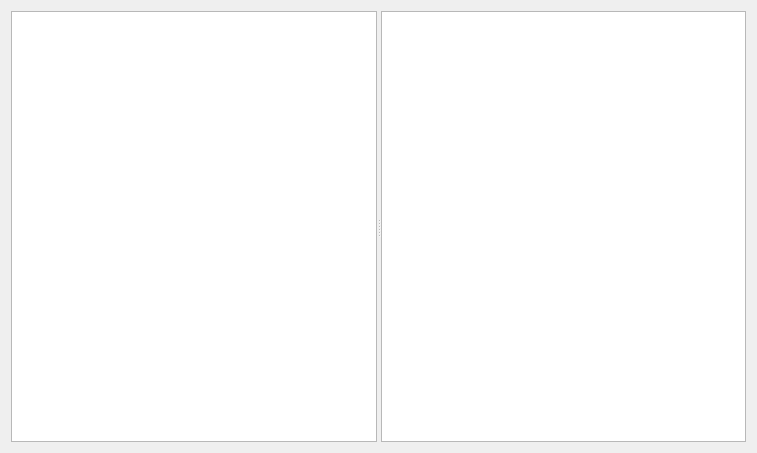
<?xml version="1.0" encoding="UTF-8"?>
<ui version="4.0">
 <class>FunctionGraphDialog</class>
 <widget class="QDialog" name="FunctionGraphDialog">
  <property name="geometry">
   <rect>
    <x>0</x>
    <y>0</y>
    <width>757</width>
    <height>453</height>
   </rect>
  </property>
  <property name="windowTitle">
   <string>Function Graphs</string>
  </property>
  <layout class="QVBoxLayout" name="verticalLayout">
   <item>
    <widget class="QSplitter" name="splitter">
     <property name="orientation">
      <enum>Qt::Horizontal</enum>
     </property>
     <widget class="QTableView" name="tbvFunctions">
      <property name="editTriggers">
       <set>QAbstractItemView::NoEditTriggers</set>
      </property>
      <property name="selectionMode">
       <enum>QAbstractItemView::SingleSelection</enum>
      </property>
      <property name="selectionBehavior">
       <enum>QAbstractItemView::SelectRows</enum>
      </property>
      <property name="showGrid">
       <bool>false</bool>
      </property>
      <property name="wordWrap">
       <bool>false</bool>
      </property>
      <property name="cornerButtonEnabled">
       <bool>false</bool>
      </property>
      <attribute name="horizontalHeaderStretchLastSection">
       <bool>true</bool>
      </attribute>
      <attribute name="verticalHeaderVisible">
       <bool>false</bool>
      </attribute>
     </widget>
     <widget class="QTableView" name="tbvGraph">
      <property name="editTriggers">
       <set>QAbstractItemView::NoEditTriggers</set>
      </property>
      <property name="selectionBehavior">
       <enum>QAbstractItemView::SelectRows</enum>
      </property>
      <property name="showGrid">
       <bool>false</bool>
      </property>
      <attribute name="horizontalHeaderStretchLastSection">
       <bool>true</bool>
      </attribute>
      <attribute name="verticalHeaderVisible">
       <bool>false</bool>
      </attribute>
     </widget>
    </widget>
   </item>
  </layout>
 </widget>
 <resources/>
 <connections/>
</ui>
